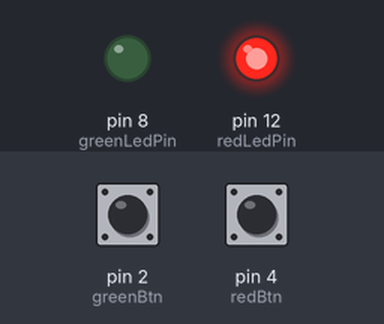
A sketch run on a simulated Arduino Uno, built with avr-gcc and run on an emulated ATmega328P. Shown: output pins drawn as LEDs (lit = HIGH). The inputs (shaded band) are chosen by the test bench; at power-on: pin 4 (redBtn) LOW, pin 2 (greenBtn) LOW.

Above: at 1.2 s.
1.3 s: pin 4 (redBtn) pulled HIGH for 0.15 s
At 1.9 s:
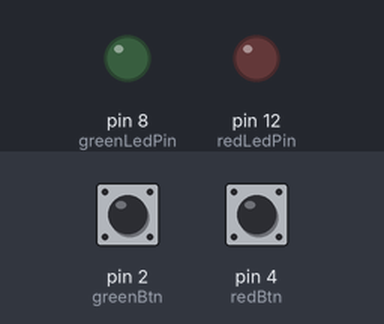
Timing chart, 0 to 4.3 s (numbered marks = the images above; inputs shaded):
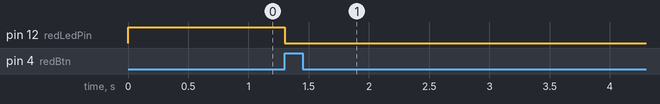

The sketch:

meds_light_sketch.ino
```cpp
int redLedPin = 12;
int redBtn = 4;
int greenLedPin = 8;
int greenBtn = 2;
unsigned long redTime = 0;
unsigned long greenTime = 32400000; //nine hours away from turn on time (on at 9pm this blink happens at 6am)
unsigned long onInterval = 86400000; //turn each light on every interval ms
unsigned long startTime = millis();

void setup() {
  // put your setup code here, to run once:
  Serial.begin(9600);

  pinMode(redLedPin, OUTPUT);
  pinMode(redBtn, INPUT);
  digitalWrite(redLedPin, HIGH);

  pinMode(greenLedPin, OUTPUT);
  pinMode(greenBtn, INPUT);
  digitalWrite(greenLedPin, LOW);
}

void loop() {

  unsigned long currentTime = millis();

  //turn on red led every 24 hours starting from device plugin time, typically 9pm for me (onInterval ms)
  if(currentTime >= redTime + onInterval) {
    //turn on led
    digitalWrite(redLedPin, HIGH);

    //update time
    redTime = currentTime;
  }

  //turn on green led every 24 hours at 6am (onInterval ms)
  if(currentTime >= greenTime + onInterval) {
    //turn on led
    digitalWrite(greenLedPin, HIGH);

    //update time
    greenTime = currentTime;
  }

  //turn off red led when red btn pressed
  if(digitalRead(redBtn) == 1) {
    digitalWrite(redLedPin, LOW);
  }

  //turn off green led when green btn pressed
  if(digitalRead(greenBtn) == 1) {
    digitalWrite(greenLedPin, LOW);
  }

}
```

Measured:
- after the input at 1.3 s, pin 12 (redLedPin): HIGH → LOW at once
